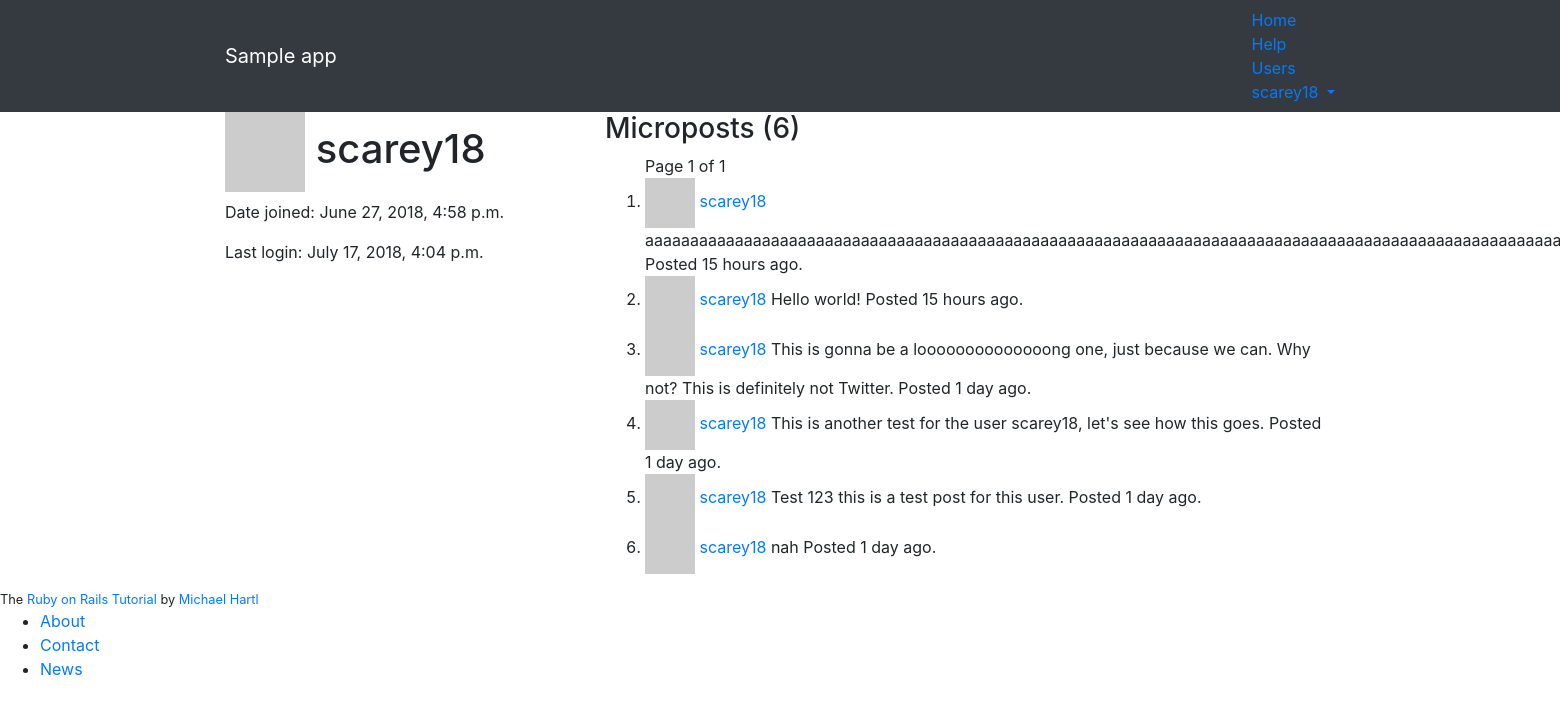
The app's page /users/1 (signed in), older data.
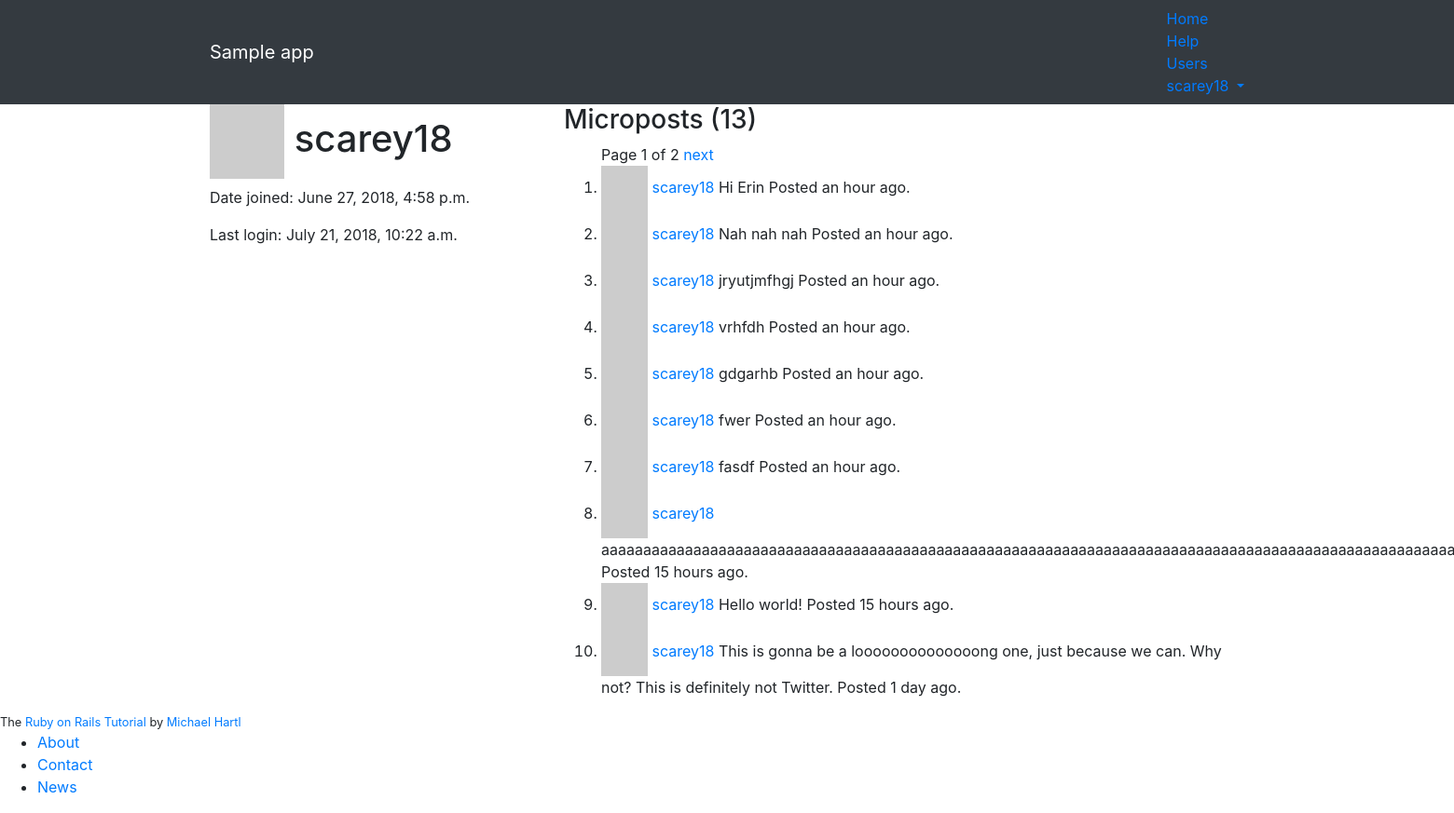
The same page, newer data.
### static_pages/models.py (models this page shows, shortened)
class User(AbstractUser):
    is_active = models.BooleanField(default=False)
    activation_id = models.SlugField(null=True, blank=True, default=None)
    REQUIRED_FIELDS = ['email']
    def gravatar(self, size=80):
        digest = hashlib.md5(self.email.encode()).hexdigest()
        url = f'http://www.gravatar.com/avatar/{digest}'
        return mark_safe(f'<img src="{url}" height="{size}" width="{size}" class="gravatar">')
    def index_gravatar(self):
        return self.gravatar(50)
    def microposts(self):
        return self.micropost_set.all().order_by('-created_at')

class Micropost(models.Model):
    content = models.TextField(max_length=140)
    created_at = models.DateTimeField(editable=False)
    updated_at = models.DateTimeField()
    user = models.ForeignKey(User, on_delete=models.CASCADE, editable=False)

### static_pages/views.py (the view)
# urls.py: path('users/<int:pk>', views.UserProfile.as_view(), name='profile'),
class UserProfile(LoginRequiredMixin, DetailView):
    model = User
    template_name = 'static_pages/profile.html'
    fields = ['username', 'email']
    def get_context_object_name(self, obj):
        return 'u'
    def get_context_data(self, **kwargs):
        page_num = self.request.GET.get('page', 1)
        posts = self.object.microposts()
        context = super().get_context_data(**kwargs)
        context['page_title'] = self.object.username
        context['page_obj'] = Paginator(posts, 10).page(page_num)
        context['posts'] = posts
        return context
    def get_queryset(self):
        return active_users()

### static_pages/utils.py (called while the page is built)
def active_users():
    return User.objects.filter(is_active=True)

### static_pages/templates/static_pages/profile.html
{% extends 'base.html' %}
{% block content %}
<div class="row">
    <aside class="col-md-4">
        <section class="user_info">
            <h1>
                {{ u.gravatar }}
                {{ u.username }}
            </h1>
            <p>Date joined: {{ u.date_joined }}</p>
            <p>Last login: {{ u.last_login }}</p>
        </section>
    </aside>
    <div class="col-md-8">
        {% if posts %}
        <h3>Microposts ({{ posts.count }})</h3>
        {% include 'user_post_list.html' with page_obj=page_obj %}
        {% else %}
        <h3>This user hasn't posted anything yet!</h3>
        {% endif %}
    </div>
</div>
{% endblock %}

### static_pages/templates/base.html (shortened to what this page needs)
<head>
	<link rel="stylesheet" href="https://stackpath.bootstrapcdn.com/bootstrap/4.1.1/css/bootstrap.min.css">
	{% load static %}
	<link rel="stylesheet" type="text/css" href="{% static 'static_pages/style.scss' %}">
</head>
<body>
    <header class="navbar navbar-fixed-top navbar-dark bg-dark">
      	<div class="container">
        	<a href="{% url 'static_pages:home' %}" id="logo" class="navbar-brand">Sample app</a>
        	<nav>
          		<ul class="nav navbar-nav navbar-right">
            		<li><a href="{% url 'static_pages:home' %}">Home</a></li>
            		<li><a href="{% url 'static_pages:help' %}">Help</a></li>
            		{% if user.is_authenticated %}
            		<li><a href="{% url 'static_pages:index' %}">Users</a></li>
            		<li class="dropdown">
            			<a href="#" class="dropdown-toggle" data-toggle="dropdown">
            				{{ user.username }}<b class="caret"></b>
            			</a>
            		</li>
            		{% else %}
            		<li><a href="{% url 'static_pages:login' %}">Log in</a></li>
            		{% endif %}
          		</ul>
        	</nav>
      	</div>
    </header>
    <div class="container content">
        {% block content %}{% endblock %}
    </div>
    <footer class="footer">
		<small>
	    	The <a href="http://www.railstutorial.org/">Ruby on Rails Tutorial</a>
	   		by <a href="http://www.michaelhartl.com/">Michael Hartl</a>
	  	</small>
	  	<nav>
	    	<ul>
	      		<li><a href="{% url 'static_pages:about' %}">About</a></li>
	      		<li><a href="{% url 'static_pages:contact' %}">Contact</a></li>
	      		<li><a href="http://news.railstutorial.org/">News</a></li>
	    	</ul>
	  	</nav>
	</footer>
</body>

### static_pages/templates/user_post_list.html (shortened to what this page needs)
<ol class="microposts">
    <div class="pagination">
        <span class="step-links">
            <span class="current">
                Page {{ page_obj.number }} of {{ page_obj.paginator.num_pages }}
            </span>
            {% if page_obj.has_next %}
                <a href="?page={{ page_obj.next_page_number }}">next</a>
            {% endif %}
        </span>
    </div>
    {% for p in page_obj.object_list %}
    <li id="micropost-{{p.pk}}">
        {{ p.user.index_gravatar }}
        <span class="user">
            <a href="{% url 'static_pages:profile' p.user.pk %}">
                {{ p.user.username }}
            </a>
        </span>
        <span class="content">{{ p.content }}</span>
        {% load humanize %}
        <span class="timestamp">Posted {{ p.created_at|naturaltime }}.</span>
    </li>
    {% endfor %}
</ol>

Row changes from the older to the newer data that the page shows:
no longer on this page (row unchanged): Micropost: user.username "scarey18", content "This is another test for the user scarey18, let's see how this goes.", created_at "1 day ago"
no longer on this page (row unchanged): Micropost: user.username "scarey18", content "Test 123 this is a test post for this user.", created_at "1 day ago"
no longer on this page (row unchanged): Micropost: user.username "scarey18", content "nah", created_at "1 day ago"
changed User "scarey18": last_login "July 17, 2018, 4:04 p.m." → "July 21, 2018, 10:22 a.m."
added Micropost: user.username "scarey18", content "Hi Erin", created_at "an hour ago"
added Micropost: user.username "scarey18", content "Nah nah nah", created_at "an hour ago"
added Micropost: user.username "scarey18", content "jryutjmfhgj", created_at "an hour ago"
added Micropost: user.username "scarey18", content "vrhfdh", created_at "an hour ago"
added Micropost: user.username "scarey18", content "gdgarhb", created_at "an hour ago"
added Micropost: user.username "scarey18", content "fwer", created_at "an hour ago"
added Micropost: user.username "scarey18", content "fasdf", created_at "an hour ago"
Text that changed along with them:
{{ posts.count }}: "6" → "13"
{{ page_obj.paginator.num_pages }}: "1" → "2"
text now shown: "next"
